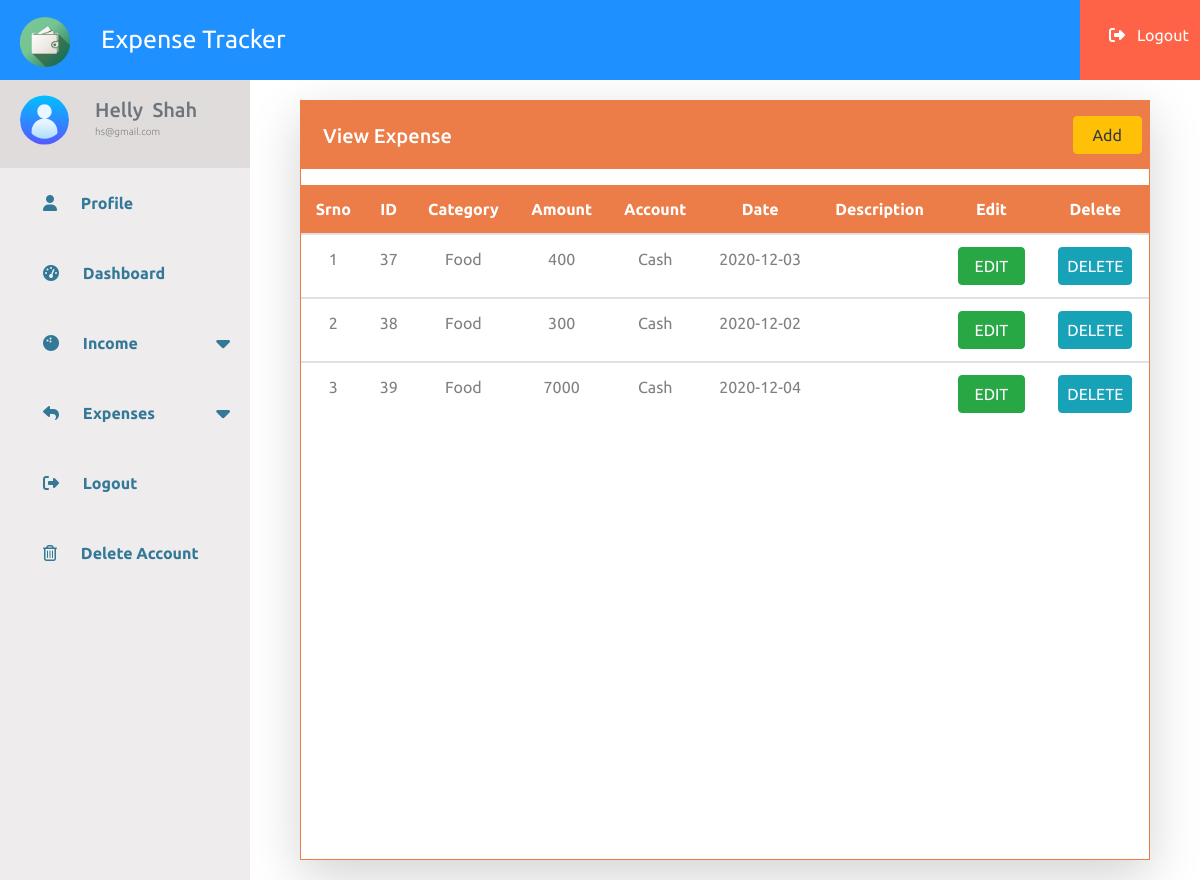
Screenshot of /view-expense.php (signed in) with the database file from the repository.
### tables this page shows
CREATE TABLE `expense` (
  `exp_id` int(11) NOT NULL,
  `category` varchar(40) NOT NULL,
  `amount` int(10) NOT NULL,
  `account` varchar(20) NOT NULL,
  `date` date NOT NULL,
  `description` text NOT NULL,
  `email` varchar(50) NOT NULL
);

### view-expense.php (the view, shortened to what this page needs)
<!DOCTYPE html>
<html lang="en">
    <head>
        <link rel="stylesheet" href="https://use.fontawesome.com/releases/v5.2.0/css/all.css">
    </head>
    <body>
        <?php
            include 'nav.php';
        ?>
        <div class="page">
            <div class="sidebar">
                <?php
                    include 'sidebar.php';
                ?>
            </div>
            <div class="shadow-lg viewexpense">
                <div class="expense_heading py-2 px-2 row">
                    <h5 class="col-11 pt-3">View Expense</h5>
                    <button type="submit" class="btn btn-warning col-1 my-2"><a href="add-expense.php" class="text-dark">Add</a></button>
                </div>
                <div class="table-responsive">
                    <div class="bg-white p-2"></div>
                    <table class="table mg-b-0">
                    <tr class="text-center">
                        <th>Srno</th>
                        <th>ID</th>
                        <th>Category</th>
                        <th>Amount</th>
                        <th>Account</th>
                        <th>Date</th>
                        <th>Description</th>
                        <th>Edit</th>
                        <th>Delete</th>
                    </tr>
                    <?php
                        $eemail = $_SESSION['email'];
                        $sql = "SELECT * FROM `expense` WHERE email='$eemail'";
                        $result = mysqli_query($conn, $sql);
                        $cnt = 1;
                        while($row = mysqli_fetch_array($result)){
                        ?>
                        <tbody>
                        <tr class="text-center">
                            <form action="manage-expense.php" method="post">
                                <td><?php echo $cnt; ?></td>
                                <td><?php echo $row['exp_id']; ?></td>
                                <td><?php echo $row['category'];?></td>
                                <td><?php echo $row['amount']; $amount = true;?></td>
                                <td><?php echo $row['account'];?></td>
                                <td><?php echo $row['date'];?></td>
                                <td><?php echo $row['description'];?></td>
                                <td class="text-center">
                                    <button type="submit" name="edit" class="btn btn-success px-3 edit">EDIT</button>
                                </td>
                                <td class="text-center">
                                    <button type="submit" name="delete" class="btn btn-info px-2 delete">DELETE</button>
                                </td>
                            </form>
                        </tr>
                    </tbody>
                    <?php
                            $cnt = $cnt+1;
                        }
                    ?>
                    </table>
                </div>
            </div>
        </div>
    </body>
</html>

### view-expense.php (style rules this page uses)
* { margin: 0; padding: 0; user-select: none; box-sizing: border-box; font-family: 'Ubuntu', sans-serif;; }
.page { display: flex; width:100%; }
.viewexpense { margin:20px 50px; width:80%; border: 1px solid rgb(236, 124, 72); }
table { color: black; border: none; }
th { margin: -1px !important; color: white; background-color: rgb(236, 124, 72); border: none !important; }
td { color: gray; }
.expense_heading { background-color: rgb(236, 124, 72); color: white; font-size: 20px; font-weight: 550; margin: -1px !important; }
::placeholder { color: rgb(163, 155, 155) !important; font-weight: 2em; }

### nav.php (style rules this page uses)
* { margin: 0; padding: 0; user-select: none; box-sizing: border-box; font-family: 'Poppins' , sans-serif; color: white; }
a { text-decoration:none !important; }

### sidebar.php (style rules this page uses)
* { margin: 0; padding: 0; user-select: none; box-sizing: border-box; font-family: 'Ubuntu', sans-serif;; }
.sidebar { width: 250px; height: 800px; left: -250px; background-color: rgb(238, 236, 237); transition: left 0.4 ease; }

### rows the page displays
expense: exp_id "37", category "Food", amount "400", account "Cash", date "2020-12-03"
expense: exp_id "38", category "Food", amount "300", account "Cash", date "2020-12-02"
expense: exp_id "39", category "Food", amount "7000", account "Cash", date "2020-12-04"

### other values shown
$_SESSION['firstname'] "Helly"
$_SESSION['lastname'] "Shah"
$_SESSION['email'] "hs@gmail.com"
